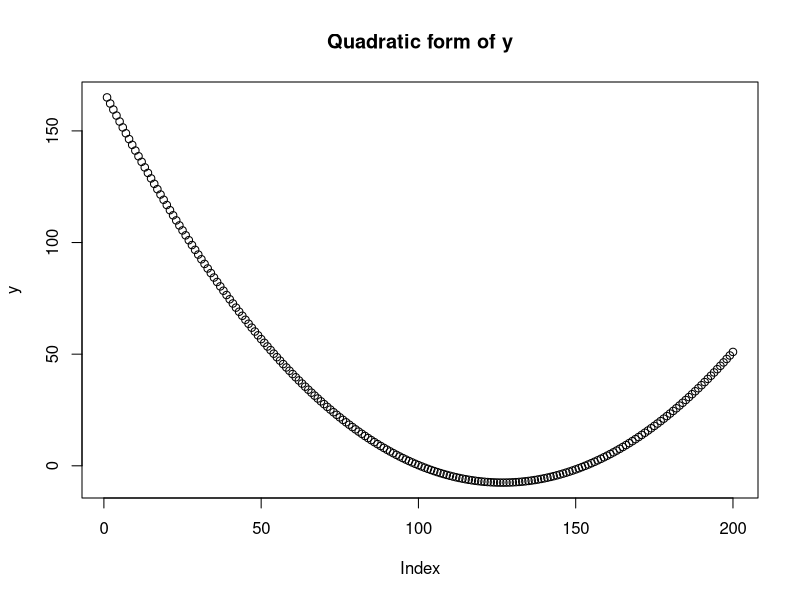
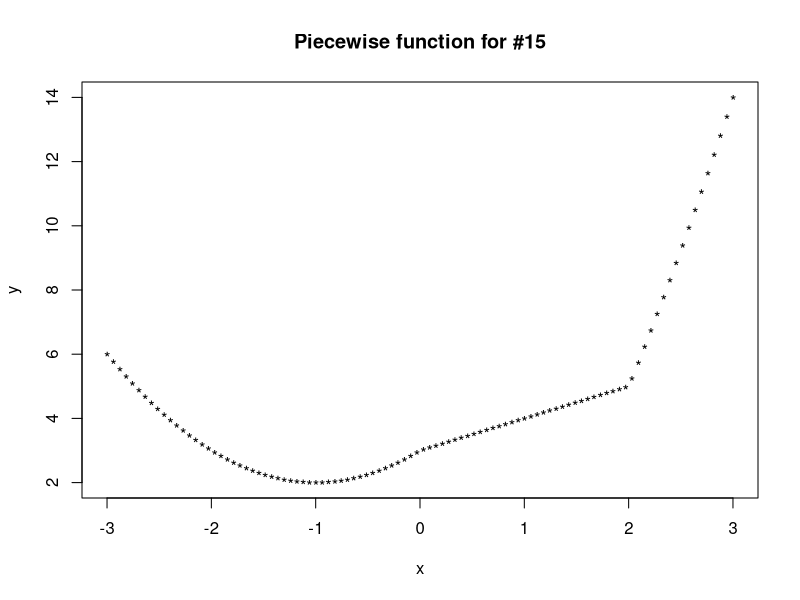

These figures' R source, in order:
## ---- chunk 1
knitr::opts_chunk$set(echo = TRUE)
## ---- chunk 2
b = sqrt(729)
print(b)
## ---- chunk 3
a = as.integer(1947.0)
print(a)
## ---- chunk 4
b = seq(1, 6, by = 1)
b.1 <- class(b)
print(c(b, b.1))
## ---- chunk 5
c = c(1, "a", 2, "b")
print(c)

## ---- chunk 6
class(c)
## ---- chunk 7
length(c) # Figuring out the length of c
## ---- chunk 8
print(c[2]) # Printing the 2nd element
print(c[3]) # Printing the 3rd element
## ---- chunk 9
d = c(1, 2, NA, 4, 5, 6, NA, NA, NA, 10)
d = as.numeric(na.omit(d)) # Removing NA valuse and converting the vector to a numeric one
print(d)
## ---- chunk 10
x = seq(3, 6, by = 0.1)
x.1 = exp(x) * cos(x) # cosine is reading in x as a radian unit
print(x.1)
#x.2 = exp(x) * cos(x/180) # this funtions will read it in as degrees
#print(x.2)
## ---- chunk 11
s = seq(10, 100, by = 1) # Creating the sequence
s.1 <- s^3 + 4 * s^2 # transforming the sequence
s.2 = sum(s.1) # Calculating the sum of the transformed sequence
print(s.2)
## ---- chunk 12
x <- sample(0:999, size = 250, replace = TRUE)
y <- sample(0:999, size = 250, replace = TRUE)
## ---- chunk 13
y.1 <- subset(y, y>600) # use the subset comand to pull out elements of a vector
print(y.1)
## ---- chunk 14
y.2 <- subset(y, y >= max(y)-200)
print(length(y.2))
## ---- chunk 15
e <- abs(x-mean(x))^(1/2)
print(e)
## ---- chunk 16
n=2:length(y)
d <- (y[n]-x[n-1]) # It worked!
print(d)
## ---- chunk 17
coeffs <- sample(-20:20, size = 3, replace = TRUE)
## ---- chunk 18
print(length(coeffs))
## ---- chunk 19
x <- seq(from = -3, to = 3, length.out = 200)
## ---- chunk 20
y = coeffs[1] + coeffs[2] * x + coeffs[3] * x^2
## ---- chunk 21
plot(y, main = "Quadratic form of y")
## ---- chunk 22
A = matrix(c(rep(c(10, -5, 10), times = 15)), nrow = 15, byrow = TRUE)
print(A)

A.1 = A # Copy the matrix
A.1[,3] = A.1[,1] + A.1[,2] # rewrite the 3 column as a sum of the first two
print(A.1)
## ---- chunk 23
add <- function(a,b){
  c = a + b
  return(c)
}

add(5,10)
## ---- chunk 24
count <- function(x, int){
  y <- vector()
  for(i in 1:length(x)){
    ifelse(x[i] == int, y[i] <- 1, y[i] <- 0)
  }
  z = sum(y)
  return(z)
}

# testing the function

x <- c(4,5, 6, 6, 7, 8) 
count(x = x, int = 6) # The argument should return a 2 given vector x
## ---- chunk 25
zsquared <- function(x){
  z <- numeric(length(x))
  for(i in 1:length(x)){
    z[i] <- x[i]^i
  }
  return(z)
}

# Testing the function

x <- c(2, 2, 3)
zsquared(x) # should return a 2, 4, and 27 given vector x
## ---- chunk 26
piecewise <- function(x){
  y <- numeric(length(x))
  for(i in 1:length(x)){
    if(x[i] < 0 ){
      y[i] = (x[i]^2 + 2 * x[i] + 3)
    }
    else if(x[i] >= 0 & x[i] < 2 ){
      y[i] = (x[i] + 3)
    }
    else if( 2 <= x[i]){
      y[i] = (x[i]^2 + 4 * x[i] - 7)
    }
  }
  return(y)
}

# Testing the piecewise function

x <-seq(-3, 3, length = 100)
y <- piecewise(x)

plot(x, y, main = "Piecewise function for #15", pch = "*", col = 617, bg = 456)
